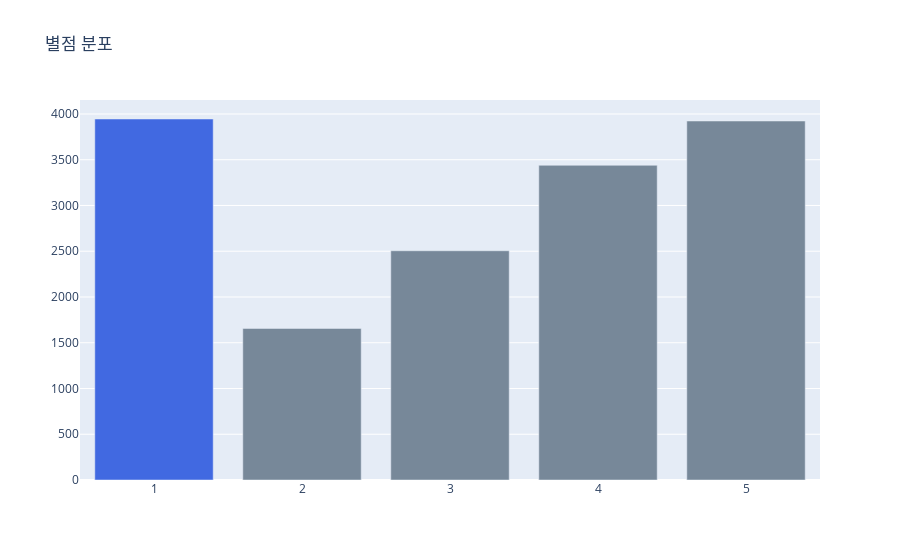

Notebook code cell kept with this figure:
### Markdown cell above
# 1. Bar Chart (별점 분포)
JAVA Script : https://plotly.com/javascript/bar-charts/

### Code cell
import plotly.graph_objects as go

colors = ['lightslategray',] * 5
# colors_max = max(rate_data)
colors[0] = 'royalblue'

fig = go.Figure(data=[go.Bar(
    x=['1', '2', '3', '4', '5'],
    y=[rate_data[1], rate_data[2], rate_data[3], rate_data[4], rate_data[5]],
    marker_color = colors # marker color can be a single color value or an iterable
)])

fig.update_layout(title_text='별점 분포')

### Figure 1 — Plotly figure (JSON) as saved in the notebook; plotly's stock layout.template omitted (floating-point values rounded to 4 significant figures)
{"data": [{"marker": {"color": ["royalblue", "lightslategray", "lightslategray", "lightslategray", "lightslategray"]}, "type": "bar", "x": ["1", "2", "3", "4", "5"], "y": [3945, 1656, 2505, 3439, 3923]}], "layout": {"title": {"text": "별점 분포"}}}
